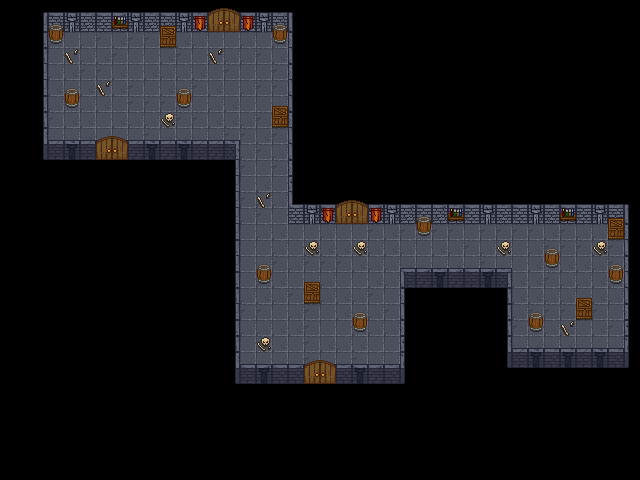

This is a level from a 2D game, rendered from its Tiled map with the project's own tilesets. A one-line summary and the map file follow, with tile-layer data summarised:
An orthogonal 40x30 tile map with 16x16 px tiles, 4 tile layers (Tile Layer 2, Tile Layer 1, Tile Layer 3, Tile Layer 4), 4 tilesets and 27 objects.

<map version="1.10" tiledversion="1.10.2" orientation="orthogonal" renderorder="right-down" width="40" height="30" tilewidth="16" tileheight="16" infinite="0" nextlayerid="6" nextobjectid="30">
 <tileset firstgid="1" source="Walls.tsx" />
 <tileset firstgid="118" source="Floor.tsx" />
 <tileset firstgid="122" source="DoubleDoor.tsx" />
 <tileset firstgid="130" source="Decor.tsx" />
 <layer id="2" name="Tile Layer 2" width="40" height="30">
  <data>[1200 cells, 43 non-empty, 7 distinct tile ids]</data>
 </layer>
 <layer id="1" name="Tile Layer 1" width="40" height="30">
  <data>[1200 cells, 448 non-empty, 30 distinct tile ids]</data>
 </layer>
 <layer id="3" name="Tile Layer 3" width="40" height="30">
  <data>[1200 cells, 24 non-empty, 10 distinct tile ids]</data>
 </layer>
 <layer id="5" name="Tile Layer 4" width="40" height="30">
  <data>[1200 cells, 76 non-empty, 11 distinct tile ids]</data>
 </layer>
 <objectgroup id="4" name="Object Layer 1">
  <object id="1" x="43" y="12" width="250" height="4" />
  <object id="2" x="43" y="16" width="3" height="128" />
  <object id="3" x="46" y="140" width="192" height="4" />
  <object id="4" x="235" y="144" width="3" height="224" />
  <object id="5" x="235" y="364" width="170" height="4" />
  <object id="6" x="402" y="268" width="3" height="100" />
  <object id="7" x="405" y="268" width="105" height="4" />
  <object id="8" x="507" y="272" width="3" height="80" />
  <object id="9" x="510" y="348" width="119" height="4" />
  <object id="10" x="626" y="204" width="3" height="148" />
  <object id="11" x="290" y="204" width="336" height="4" />
  <object id="12" x="290" y="16" width="3" height="188" />
  <object id="13" x="355" y="312" width="10" height="6" />
  <object id="15" x="259" y="264" width="10" height="6" />
  <object id="16" x="419" y="216" width="10" height="6" />
  <object id="17" x="547" y="248" width="10" height="6" />
  <object id="18" x="531" y="312" width="10" height="6" />
  <object id="19" x="611" y="264" width="10" height="6" />
  <object id="20" x="275" y="24" width="10" height="6" />
  <object id="21" x="179" y="88" width="10" height="6" />
  <object id="22" x="67" y="88" width="10" height="6" />
  <object id="23" x="51" y="24" width="10" height="6" />
  <object id="24" x="162" y="26" width="12" height="6" />
  <object id="26" x="274" y="106" width="12" height="6" />
  <object id="27" x="306" y="282" width="12" height="6" />
  <object id="28" x="578" y="298" width="12" height="6" />
  <object id="29" x="610" y="218" width="12" height="6" />
 </objectgroup>
</map>
